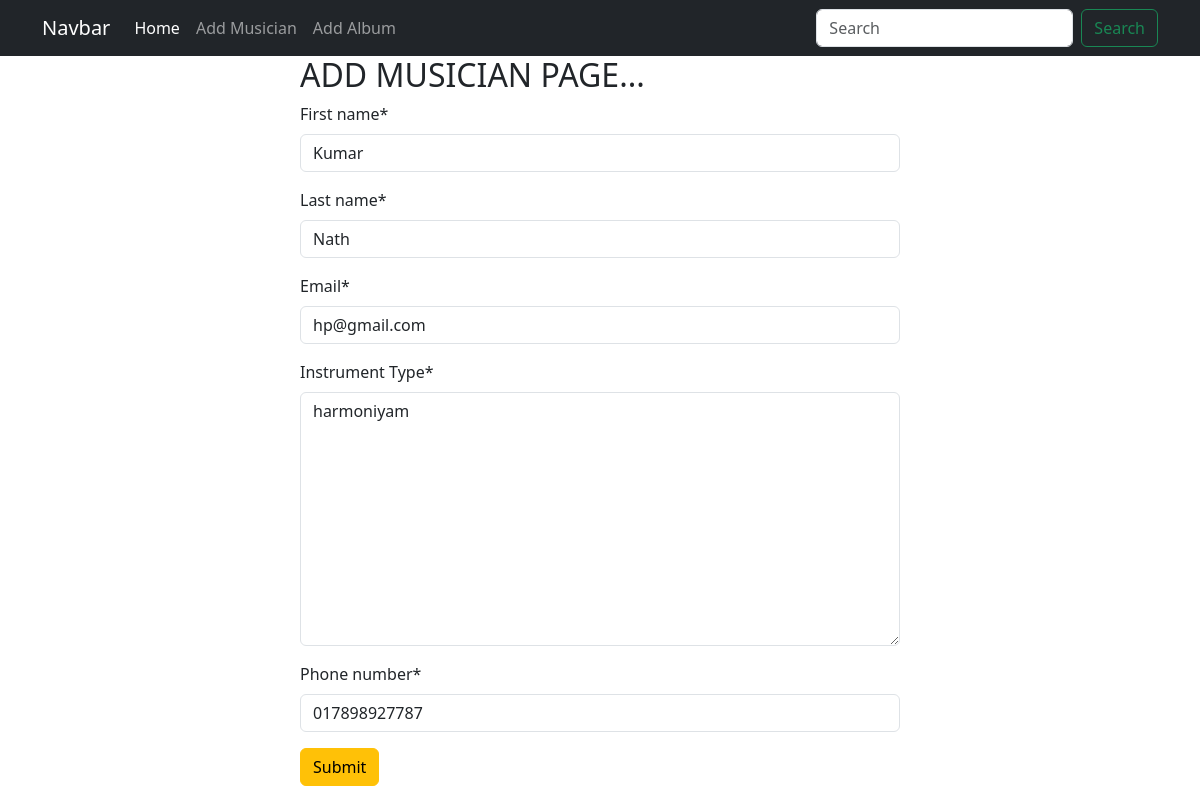
Page /album/edit_musician/1 on the committed database.
### A_Musician/models.py (models this page shows, shortened)
class Musicianmodel(models.Model):
    First_name=models.CharField(max_length=100)
    Last_name=models.CharField(max_length=100)
    Email=models.EmailField()
    Instrument_Type=models.TextField()
    Phone_number=models.CharField(max_length=12)

### Album/views.py (the view)
# urls.py: path('edit_musician/<int:id>',views.edit_musician,name='edit_musician'),
def edit_musician(request,id):
     post=models.Musicianmodel.objects.get(pk=id)
     post_form=forms.MusicianForm(instance=post)
     if request.method == "POST":
         post_form=forms.MusicianForm(request.POST,instance=post)
         if post_form.is_valid():
              post_form.save()
              return redirect('musican')
     return render (request,'index.html',{'form':post_form })

### A_Musician/forms.py
class MusicianForm(forms.ModelForm):
    class Meta:
        model = Musicianmodel
        fields = '__all__'

### A_Musician/templates/index.html (shortened to what this page needs)
{% extends 'base.html' %}
{% load crispy_forms_tags %}
{% block content %}
<form style="width: 50%; margin: auto" method="POST">
<h2> ADD MUSICIAN PAGE...</h2>
{{form | crispy}}
<button class="btn btn-warning">Submit</button>
</form>
{% endblock %}

### rows in the picture
Musicianmodel: First_name "Kumar", Last_name "Nath", Email "hp@gmail.com", Instrument_Type "harmoniyam", Phone_number "017898927787"
